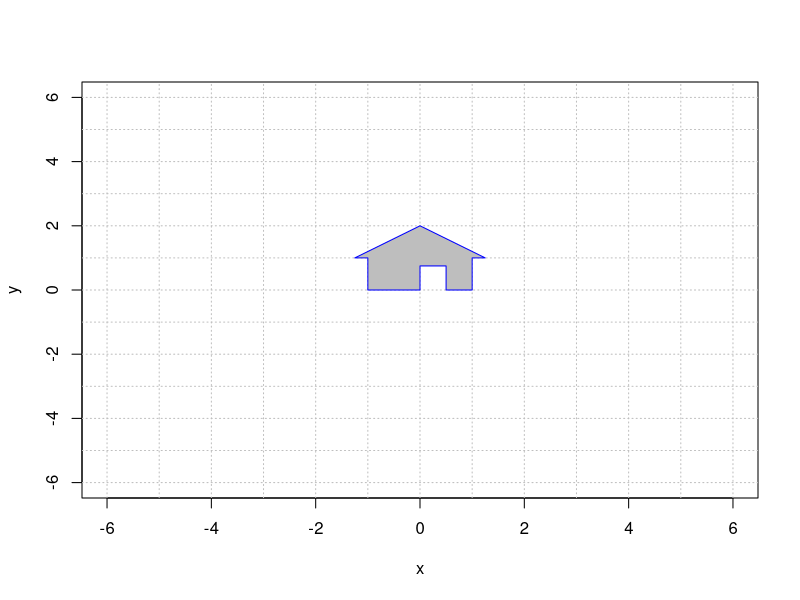
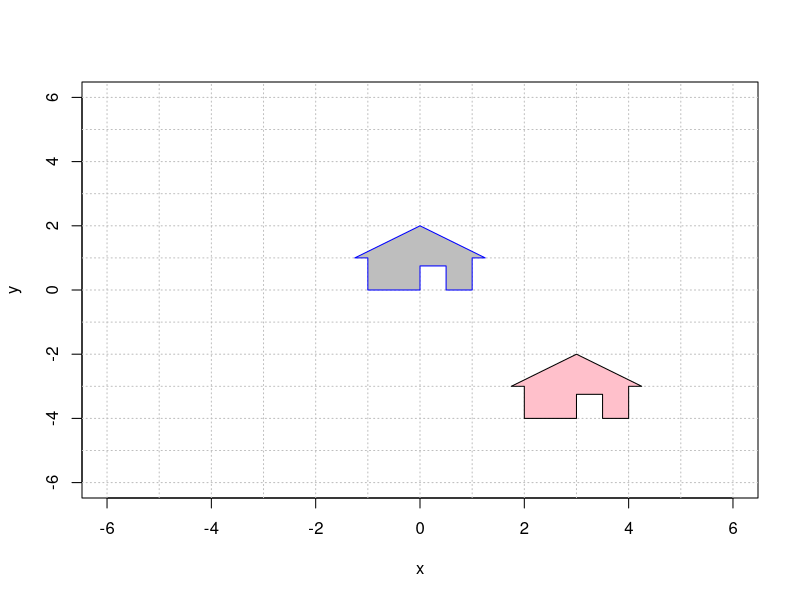
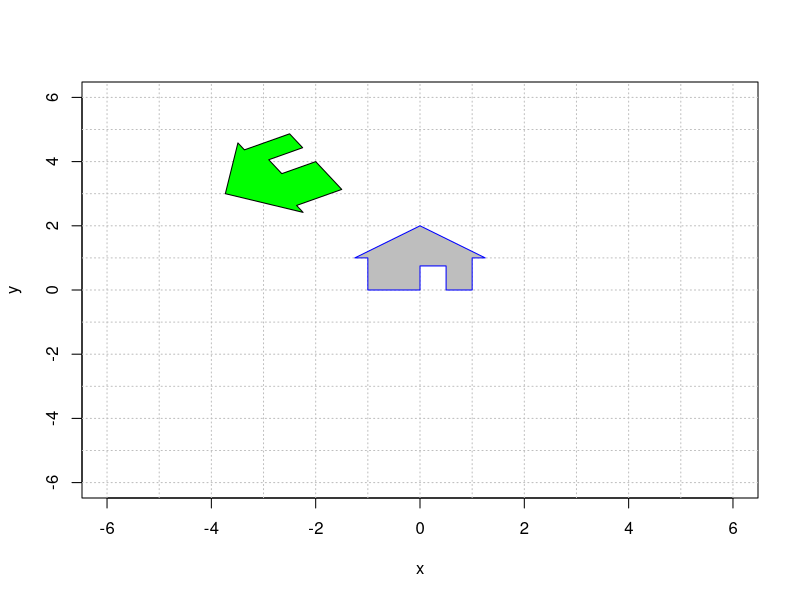
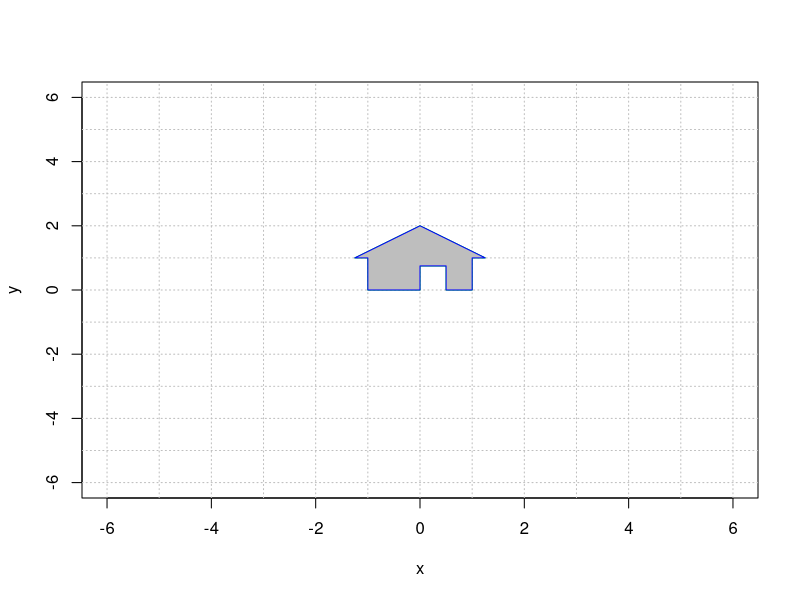
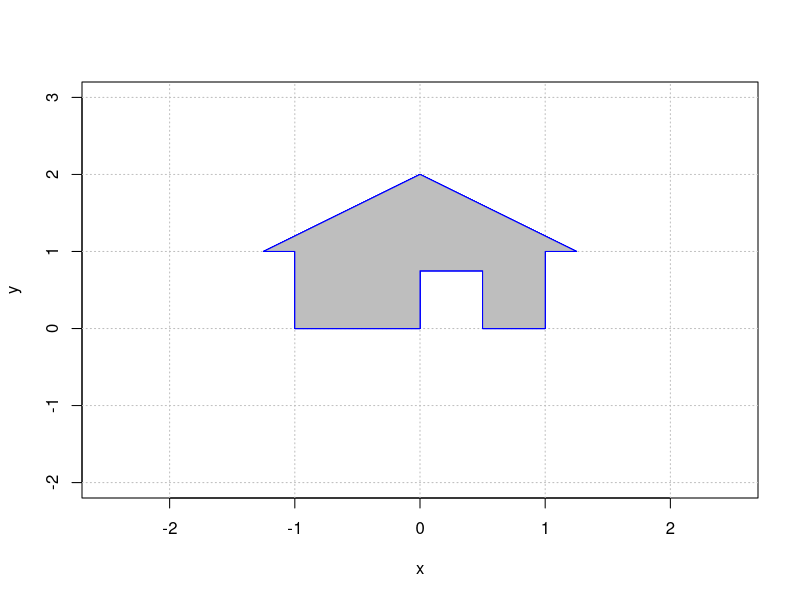

Write the R code that produced these figures, in order.
## ---- chunk 1
# the third entry always = 1
house = cbind(c(0,0,1), c(0,3/4,1), c(1/2,3/4,1), c(1/2,0,1), c(1,0,1), c(1,1,1), c(5/4,1,1), c(0,2,1), c(-5/4,1,1), c(-1,1,1), c(-1,0,1), c(0,0,1));

# only plot the first two coordinates
plot(house[1,],house[2,],type="n",xlim=c(-6,6),ylim=c(-6,6),xlab="x",ylab="y")
abline(h=-6:6, v=-6:6, col="gray", lty="dotted")
polygon(house[1,], house[2,], col = "gray", border = "blue")
## ---- chunk 2

A = cbind(c(1,0,0),c(0,1,0),c(3,-4,1))

house2 = A %*% house

# only plot the first two coordinates
plot(house[1,],house[2,],type="n",xlim=c(-6,6),ylim=c(-6,6),xlab="x",ylab="y")
abline(h=-6:6, v=-6:6, col="gray", lty="dotted")
polygon(house[1,], house[2,], col = "gray", border = "blue")
polygon(house2[1,], house2[2,], col = "pink", border = "black")
## ---- chunk 3

t = 2*pi/3
rot = cbind(c(cos(t),sin(t),0),c(-sin(t),cos(t),0),c(0,0,1)) 
rot

translate = cbind(c(1,0,0),c(0,1,0),c(-2,4,1))
translate


A =   translate %*% rot 
A 
house3 = A %*% house

plot(house[1,],house[2,],type="n",xlim=c(-6,6),ylim=c(-6,6),xlab="x",ylab="y")
abline(h=-6:6, v=-6:6, col="gray", lty="dotted")
polygon(house[1,], house[2,], col = "gray", border = "blue")
polygon(house3[1,], house3[2,], col = "green", border = "black")
## ---- chunk 4
#############################
# your code defining the 3x3 matrices A1 and A2 
A1 = cbind(c(1,0,0), c(0,1,0), c(0,0,1))
A2 = cbind(c(1,0,0), c(0,1,0), c(0,0,1))
A3 = cbind(c(1,0,0), c(0,1,0), c(0,0,1))

A = A3 %*% A2 %*% A1


#############################
# you do not need to change this code
plot(house[1,],house[2,],type="n",xlim=c(-6,6),ylim=c(-6,6),xlab="x",ylab="y")
house2 = A %*% house
abline(h=-6:6, v=-6:6, col="gray", lty="dotted")
polygon(house2[1,], house2[2,], col = "orange", border = "green")
polygon(house[1,], house[2,], col = "gray", border = "blue")
## ---- chunk 5

#############
# your code for 3x3 matrices that create the transformed houses goes here 
A.red = cbind(c(1,0,0), c(0,1,0), c(0,0,1))

A.purple = cbind(c(1,0,0), c(0,1,0), c(0,0,1))

A.gold = cbind(c(1,0,0), c(0,1,0), c(0,0,1))

A.cyan = cbind(c(1,0,0), c(0,1,0), c(0,0,1))


####################
# you do not need to change this code
house = cbind(c(0,0,1), c(0,3/4,1), c(2/4,3/4,1), c(2/4,0,1), c(4/4,0,1), c(4/4,4/4,1), c(5/4,4/4,1), c(0,8/4,1), c(-5/4,4/4,1), c(-4/4,4/4,1), c(-4/4,0,1), c(0,0,1));


plot(house[1,], house[2,], type = "n", xlim=c(-2.5,2.5),ylim=c(-2.0,3.0),,xlab="x",ylab="y")
abline(h=-4:4, v=-4:4, col="gray", lty="dotted")

house.gold = A.gold %*% house
polygon(house.gold[1,], house.gold[2,], col = "gold", border = "blue")

house.cyan = A.cyan %*% house
polygon(house.cyan[1,], house.cyan[2,], col = "cyan", border = "blue")

house.red = A.red %*% house
polygon(house.red[1,], house.red[2,], col = "red", border = "blue")

house.purple= A.purple %*% house
polygon(house.purple[1,], house.purple[2,], col = "purple", border = "blue")

polygon(house[1,], house[2,], col = "gray", border = "blue")

